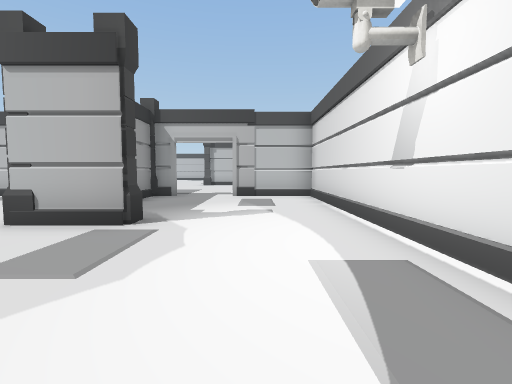
View 1 (above)

19 first-person views from a walk through a 3-D level made in the Unity game engine. The camera is 1.4 m above the floor, tilts 4° down and sees 85° across. The floor is counted in squares, 2 m on a side. Each view is taken from the middle of a square. On the plan, view 1 faces up. The plan holds only what a view shows up to about 9 squares ahead; the rest is blank. The place goes on beyond the plan. The player is left out. Some animated figures are not drawn. Some surface patterns are stand-ins.

View 2
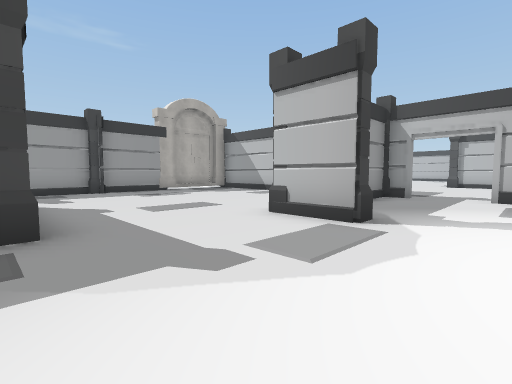

View 3
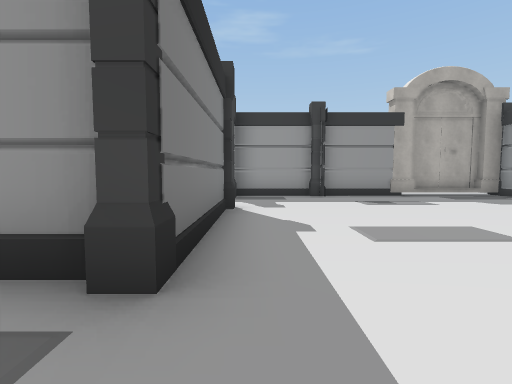

View 4
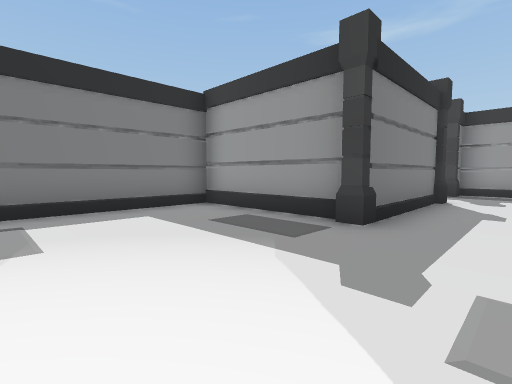

View 5
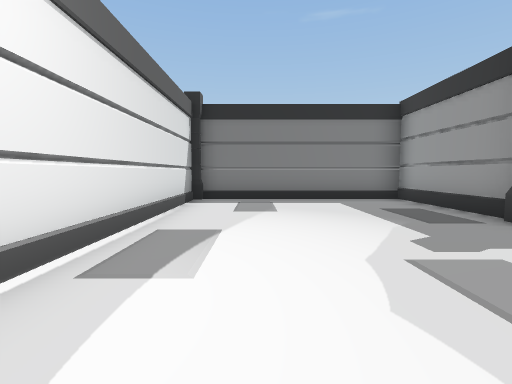

View 6
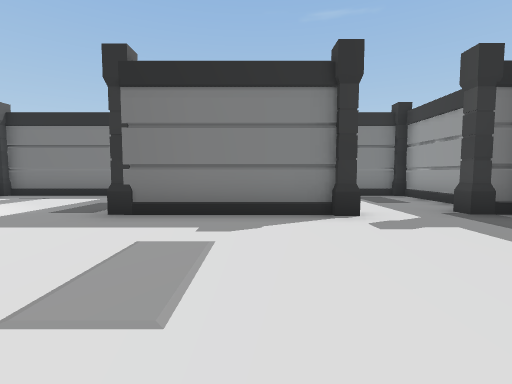

View 7
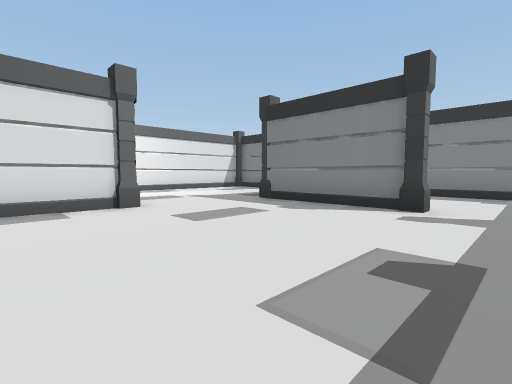

View 8
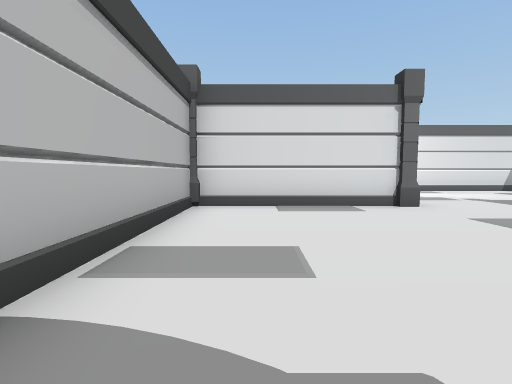

View 9
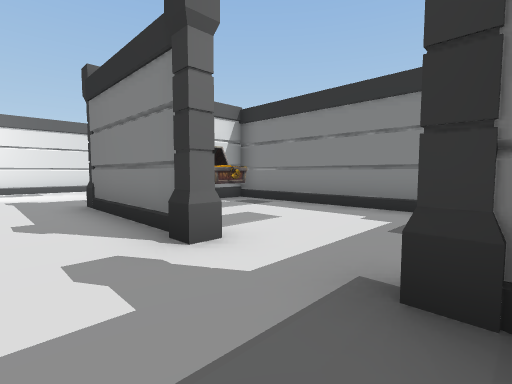

View 10
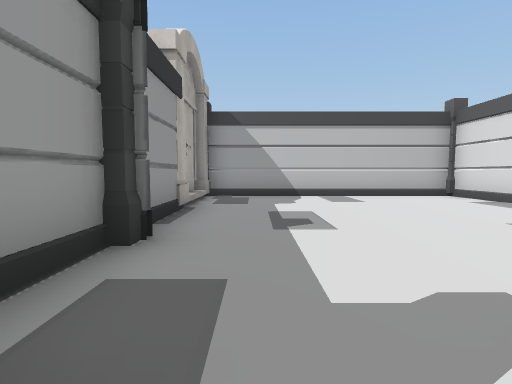

View 11
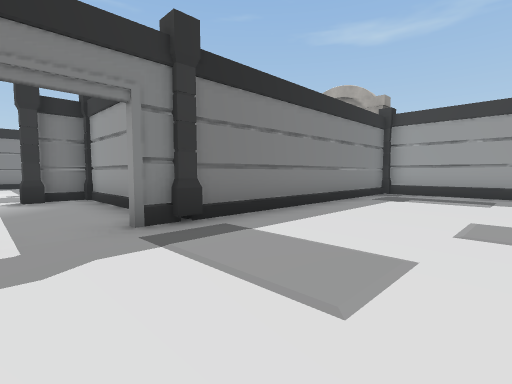

View 12
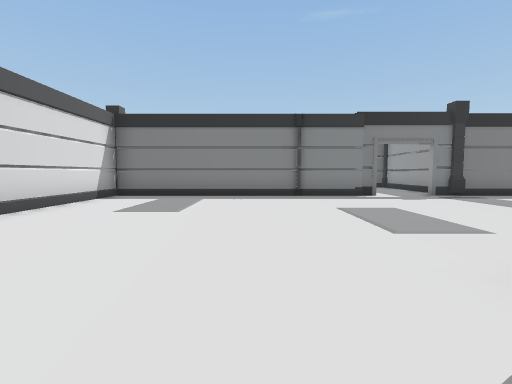

View 13
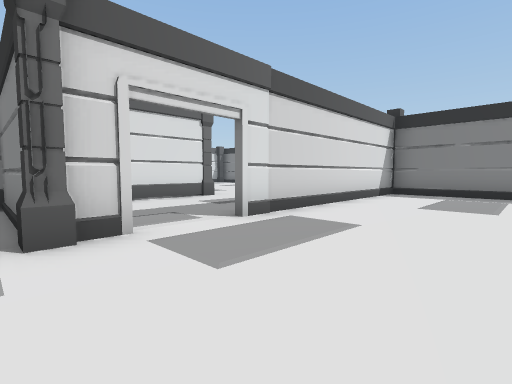

View 14
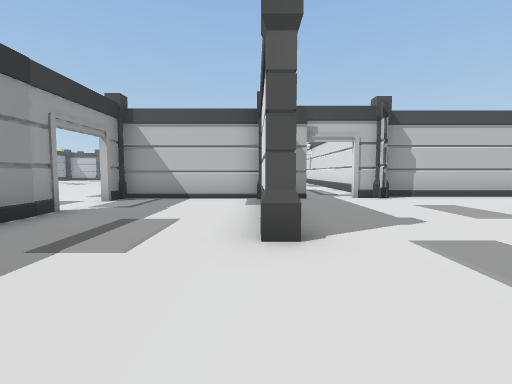

View 15
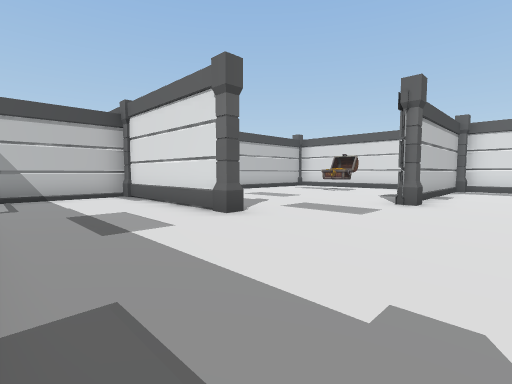

View 16
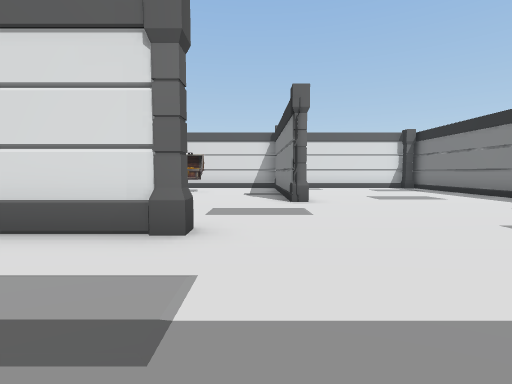

View 17
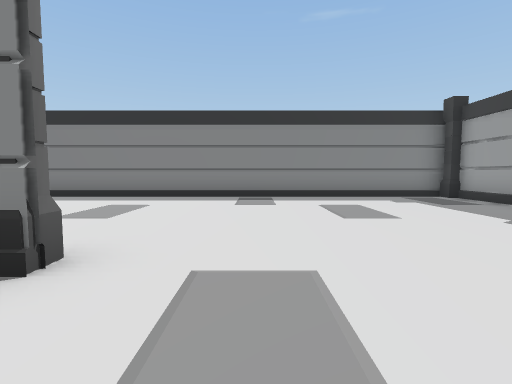

View 18
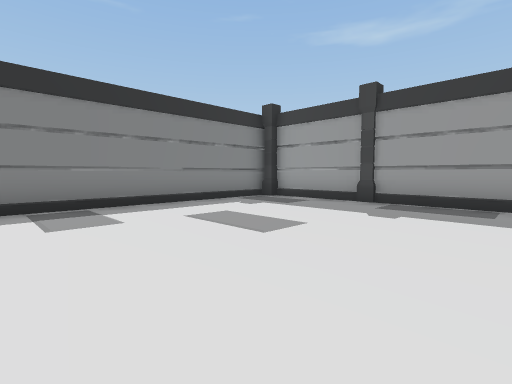

View 19
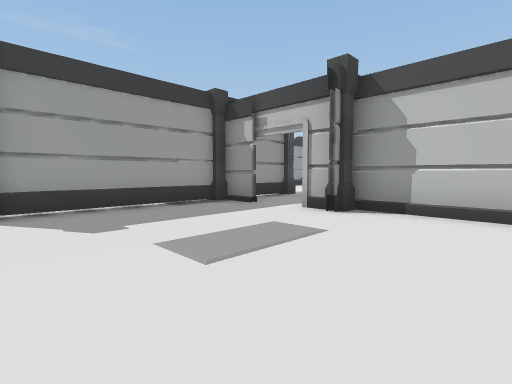

### Floor plan
Points are (right, up) in squares from view 1. A wall is a line through its corners. A room is listed if a view was taken in it or the views show most of it. See-through windows are left out.
Room 1 (views 1, 2, 3, 4, 5, 6, 7, 8, 9, 10)
walls: (-3.8, -0.4) (-3.8, -3.5); (-3.2, 4.5) (-3.2, 7.5); (-6.6, 0.4) (-4.4, 0.4); (-3.1, 7.5) (-3.1, 4.5); (-3.5, 8.3) (-10.5, 8.3); (-10.4, -1) (-10.4, -3.4); (-10.4, 5.1) (-10.4, 0.4); (1.7, -2.5) (1.7, 8.3) (-0.7, 8.3); (-9.5, -3.5) (1.5, -3.5)
low walls: (-3.9, -3.5) (-3.9, -2.5)
ways out: opening at (-1.5, 8) to room 2; opening at (-10, 6.5)
objects: other object (-10, -4); other object (-10, 0); other object (-10, 3); other object (-7, 0); other object (-5, -2); other object (-4, 0); other object (-3, 4); other object (-2, 4); other object (2, -4) to (2, -3)
Room 2 (views 11, 12, 13)
walls: (8, 17.6) (11.1, 17.6); (11.3, 19.5) (11.3, 18.6); (-10.4, 11.6) (-10.4, 9.5); (-0.8, 8.4) (6.5, 8.4); (7.3, 8.5) (7.3, 15.1); (-10.3, 8.4) (-3.4, 8.4)
ways out: opening at (-1.5, 8) to room 1; opening at (7.5, 16.5) to room 3; opening at (13.5, 17) to room 3
objects: other object (-11, 9); other object (-3, 8); other object (7, 17) to (7, 18); other object (11, 20); other object (14, 18)
Room 3 (views 14, 15, 16, 17, 18, 19)
walls: (11.1, 13.4) (11.1, 17.5) (7.5, 17.5); (15.5, 11.1) (17, 11.1); (7.4, 10.7) (7.4, 5.2); (17.5, 11) (15.8, 11); (11.3, 16.5) (11.3, 13.4); (7.4, 15.1) (7.4, 13.7); (12.4, 17.5) (11.4, 17.5); (7.5, 4.9) (17.5, 4.9); (17.5, 18.1) (14.5, 18.1)
ways out: opening at (7.5, 16.5) to room 2; opening at (13.5, 17) to room 2
objects: other object (7, 8); other object (8, 5); other object (11, 13); other object (11, 17); other object (15, 11)

Where each view was taken, in squares from view 1:
view 1: 0 up, 0 right, facing up
view 2: 0 up, 0 right, facing up-left
view 3: 1 up, 2 left, facing left
view 4: 2 up, 0 right, facing down-left
view 5: 4 up, 0 right, facing down
view 6: 5 up, 6 left, facing down
view 7: 6 up, 9 left, facing down-right
view 8: 7 up, 9 left, facing right
view 9: 2 up, 10 left, facing down-right
view 10: 0 up, 9 left, facing up
view 11: 12 up, 1 left, facing down-left
view 12: 17 up, 3 right, facing down
view 13: 18 up, 4 right, facing down-right
view 14: 10 up, 11 right, facing up
view 15: 9 up, 8 right, facing up-right
view 16: 12 up, 8 right, facing right
view 17: 13 up, 13 right, facing down
view 18: 11 up, 14 right, facing down-left
view 19: 13 up, 17 right, facing up-left
